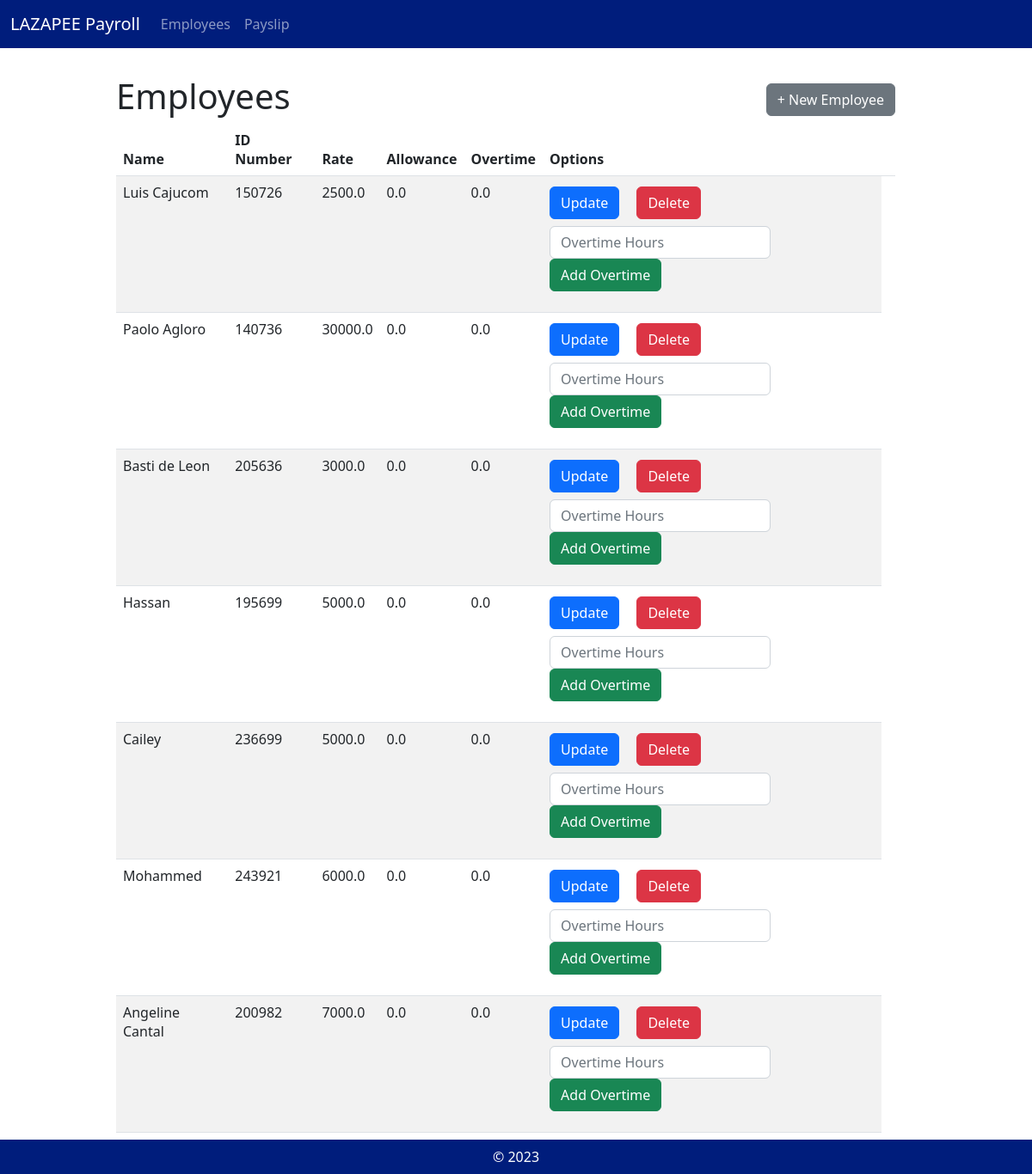
Before: / with the older database file.
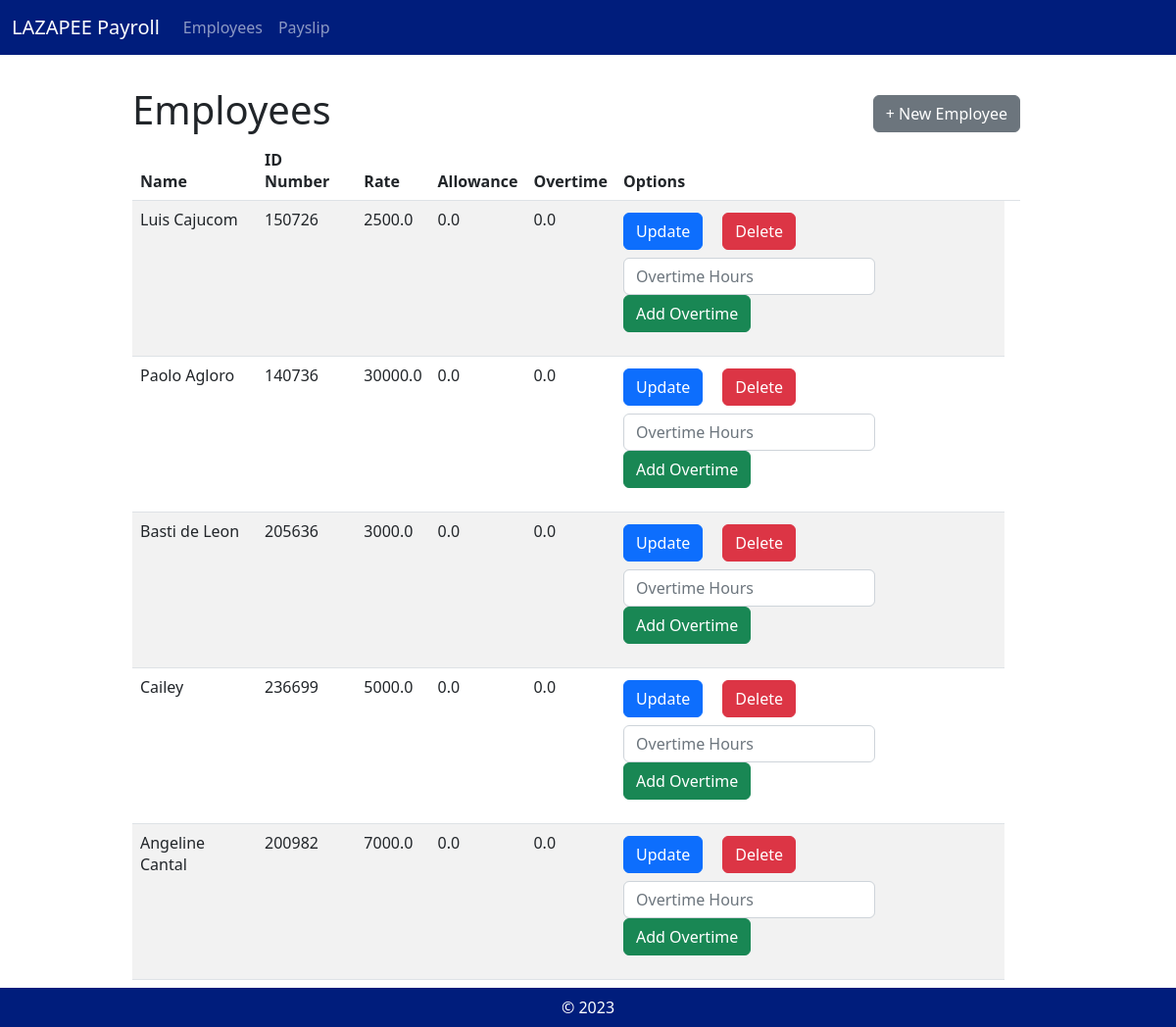
After: the same page with the newer database file.
### payroll_app/models.py (models this page shows, shortened)
class Employee(models.Model):
    name = models.CharField(max_length=255)
    id_number = models.CharField(max_length=20, unique=True)
    rate = models.FloatField()
    overtime_pay = models.FloatField(default=0, blank = True)
    allowance = models.FloatField(null = True, blank = True)

### payroll_app/views.py (the view)
# urls.py: path('', views.view_employee, name='view_employee'),
def view_employee(request):
        employee_objects = Employee.objects.all()
        return render(request, 'payroll_app/view_employee.html',{'employees':employee_objects})

### payroll_app/templates/payroll_app/view_employee.html (shortened to what this page needs)
{% extends 'payroll_app/base.html' %}
{% load static %}
                {% block content %}
                <div class="row">
                    <div class="mx-auto col-10 col-md-10 col-lg-10 mt-3">
                        <div style="display: flex; align-items: center;">
                            <h1>Employees</h1>
                            <a type="button" class="btn btn-secondary" href="{% url 'create_employee'%}" style="margin-left: auto;">+ New Employee</a>
                        </div>
                        <div class="col-xs-1 center-block">
                            <table class="table table-striped mb-5">
                                <thead>
                                    <th scope="col"> Name </th>
                                    <th scope="col"> ID Number </th>
                                    <th scope="col"> Rate </th>
                                    <th scope="col"> Allowance </th>
                                    <th scope="col"> Overtime </th>
                                    <th scope="col"> Options </th>
                                    <th scope="col">  </th>
                                </thead>
                                <tbody>
                                    {% for d in employees %}
                                    <tr>
                                        <td> {{ d.name }} </td>
                                        <td> {{ d.id_number }} </td>
                                        <td> {{ d.rate }} </td>
                                        <td> {{ d.allowance }} </td>
                                        <td> {{ d.overtime_pay }} </td>
                                        <td>
                                            <form id="employee_update" method="POST" action="{% url 'calculate_overtimepay' pk=d.pk %}">{% csrf_token %}
                                                <div class="form-check-inline mt-1">
                                                    <a type="button" class="btn btn-primary" href="{% url 'update_employee' pk=d.pk %}">Update</a>
                                                </div>
                                                <div class="form-check-inline mt-1">
                                                    <a type="button" class="btn btn-danger" href="{% url 'delete_employee' pk=d.pk %}">Delete</a>
                                                </div>
                                                <br>
                                                <div class="form-check-inline mt-2">
                                                    <input type="number" class="form-control" id="overtime_hours" name="overtime_hours" placeholder="Overtime Hours">
                                                </div>
                                                <div class="form-check-inline">
                                                    <button type="submit" class="btn btn-Success">Add Overtime</button>
                                                </div>
                                            </form>
                                        </td>
                                    </tr>
                                    {% endfor %}
                                </tbody>
                            </table>
                        </div>
                    </div>
                </div>
                {% endblock %}

Changed rows visible on the page:
removed Employee: name "Hassan", id_number "195699", rate "5000.0", allowance "0.0", overtime_pay "0.0"
removed Employee: name "Mohammed", id_number "243921", rate "6000.0", allowance "0.0", overtime_pay "0.0"
